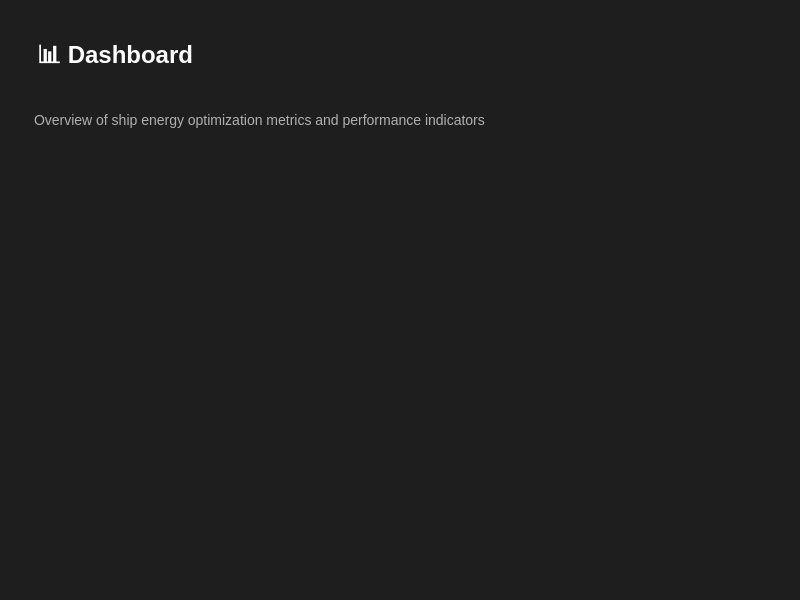
<?xml version="1.0" encoding="UTF-8"?>
<ui version="4.0">
 <class>SettingsPage</class>
 <widget class="QWidget" name="SettingsPage">
  <property name="geometry">
   <rect>
    <x>0</x>
    <y>0</y>
    <width>800</width>
    <height>600</height>
   </rect>
  </property>
  <property name="windowTitle">
   <string>Dashboard</string>
  </property>
  <property name="styleSheet">
   <string>QWidget {
    background-color: #1E1E1E;
    color: #FFFFFF;
}

QLabel#titleLabel {
    font-size: 24px;
    font-weight: bold;
    color: #FFFFFF;
    padding: 20px;
}

QLabel#subtitleLabel {
    font-size: 14px;
    color: #B0B0B0;
    padding: 0px 20px 20px 20px;
}</string>
  </property>
  <layout class="QVBoxLayout" name="verticalLayout">
   <item>
    <widget class="QLabel" name="titleLabel">
     <property name="text">
      <string>📊 Dashboard</string>
     </property>
     <property name="alignment">
      <set>Qt::AlignLeft|Qt::AlignTop</set>
     </property>
    </widget>
   </item>
   <item>
    <widget class="QLabel" name="subtitleLabel">
     <property name="text">
      <string>Overview of ship energy optimization metrics and performance indicators</string>
     </property>
    </widget>
   </item>
   <item>
    <spacer name="verticalSpacer">
     <property name="orientation">
      <enum>Qt::Vertical</enum>
     </property>
     <property name="sizeHint" stdset="0">
      <size>
       <width>20</width>
       <height>40</height>
      </size>
     </property>
    </spacer>
   </item>
  </layout>
 </widget>
 <resources/>
 <connections/>
</ui>
